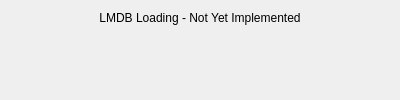
<?xml version="1.0" encoding="UTF-8"?>
<ui version="4.0">
 <class>LMDBLineImport_Widget</class>
 <widget class="QWidget" name="LMDBLineImport_Widget">
  <property name="geometry">
   <rect>
    <x>0</x>
    <y>0</y>
    <width>400</width>
    <height>100</height>
   </rect>
  </property>
  <property name="windowTitle">
   <string>LMDB Line Import</string>
  </property>
  <layout class="QVBoxLayout" name="verticalLayout">
   <item>
    <widget class="QLabel" name="label_not_implemented">
     <property name="text">
      <string>LMDB Loading - Not Yet Implemented</string>
     </property>
     <property name="alignment">
      <set>Qt::AlignmentFlag::AlignCenter</set>
     </property>
    </widget>
   </item>
   <item>
    <spacer name="verticalSpacer">
     <property name="orientation">
      <enum>Qt::Orientation::Vertical</enum>
     </property>
     <property name="sizeHint" stdset="0">
      <size>
       <width>20</width>
       <height>40</height>
      </size>
     </property>
    </spacer>
   </item>
  </layout>
 </widget>
 <resources/>
 <connections/>
</ui>
